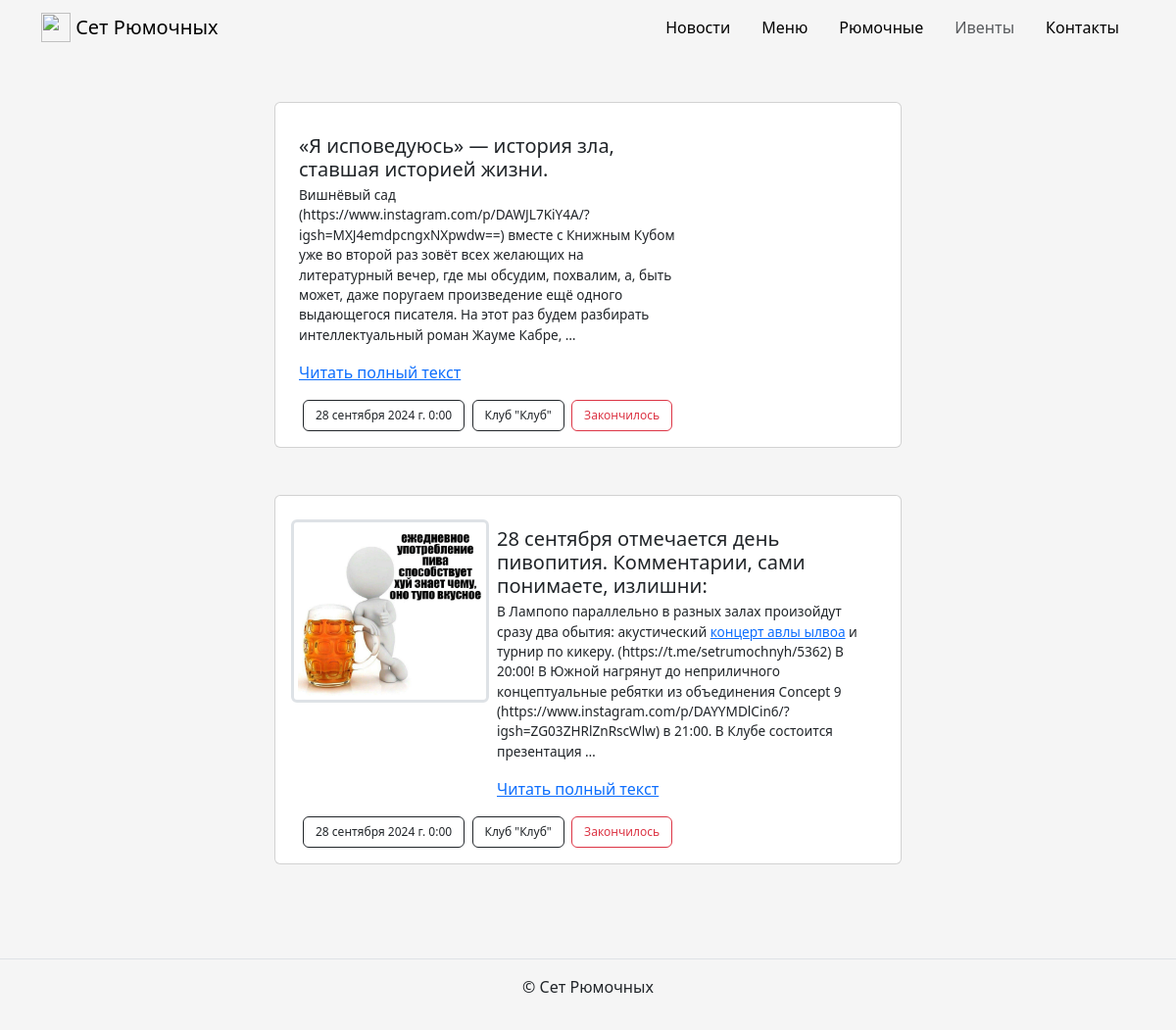
Screenshot of /events/ with the database file from the repository.
### app_setofshots/models.py (models this page shows, shortened)
class Event(Model):
    title = CharField(max_length=128, verbose_name='Ивент')
    description = TextField(
        max_length=1024,
        verbose_name='Описание',
        help_text=f'Для вставки красивых ссылок(чтобы можно было кликать '
                  'на слово)<br>следует использовать шаблон:<br>&lt;a hre'
                  'f="ССЫЛКА"&gt;КЛИКАБЕЛЬНЫЙ ТЕКСТ&lt;/a&gt;. Шаблон для'
                  ' удобства:<br><br>&lt;a href=""&gt;&lt;/a&gt;',
    )
    slug = SlugField(
        max_length=128, unique=True, verbose_name='Ссылка',
        help_text='Можно оставить пустым', blank=True,
    )
    start = DateTimeField(verbose_name='Дата и время')
    place = ForeignKey(
        to='Bar', related_name='ivents', on_delete=CASCADE,
        verbose_name='Место'
    )
    is_published = BooleanField(
        verbose_name='Опубликовано', blank=True, default=False
    )
    image = ImageField(
        upload_to='events_images',
        verbose_name='Фото',
        blank=True
    )
    class Meta:
        verbose_name = 'ивенты'
        verbose_name_plural = 'Ивент'
    def get_status(self):
        now = timezone.now()
        if self.start > now:
            return 'Ещё не началось'
        elif now <= self.start < now + timedelta(hours=3):
            return 'Уже началось'
        return 'Закончилось'

class Bar(Model):
    title = CharField(max_length=32, verbose_name='Бар')
    slug = SlugField(
        max_length=32, unique=True, verbose_name='Ссылка',
        help_text='Можно оставить пустым', blank=True,
    )
    description = TextField(max_length=1024, verbose_name='Описание')
    address = CharField(max_length=128, verbose_name='Адрес')
    work_time = TextField(
        max_length=1024, verbose_name='Часы работы', null=True
    )
    opening_year = IntegerField(verbose_name='Год открытия')
    image = ImageField(
        upload_to='bars_images',
        verbose_name='Фото',
        blank=True
    )
    is_published = BooleanField(
        verbose_name='Опубликовано', blank=True, default=False
    )
    class Meta:
        verbose_name = 'бар'
        verbose_name_plural = 'Бары'
    def __str__(self):
        return self.title

### app_setofshots/views.py (the view)
# urls.py: path('events/', events, name='events'),
def events(request):
    template = 'app_setofshots/events.html'
    _events = Event.objects.filter(
        is_published=True).order_by('-start')
    page_object = paginator(_events, request.GET.get('page'))
    context = {'page_obj': page_object}
    return render(request, template, context)

### app_setofshots/views.py (called while the page is built)
def paginator(object_list, page):
    _paginator = Paginator(
        object_list,
        settings.REST_FRAMEWORK['PAGE_SIZE']
    )
    return _paginator.get_page(page)

### templates/app_setofshots/events.html (shortened to what this page needs)
{% extends "base.html" %}
{% load static %}
{% block content %}
  {% for post in page_obj %}
    <article class="mb-5">
      {% include "includes/event_card.html" %}
    </article>
  {% endfor %}
{% endblock %}

### templates/includes/event_card.html (shortened to what this page needs)
<div class="col d-flex justify-content-center">
  <div class="card" style="width: 40rem;">
    <div class="row g-0">
      {% if post.image %}
        <div class="col-md-4">
          <a href="{% url 'app_setofshots:event' event_slug=post.slug %}">
            <img
              class="border-3 rounded img-fluid img-thumbnail"
              src="{{ post.image.url }}"
              alt="{{ post.title }}"
            >
          </a>
        </div>
      {% endif %}
      <div class="col-md-8">
        <div class="card-body">
          <h5 class="card-title">{{ post.title }}</h5>
          <p class="card-text">{{ post.description|truncatewords:40|safe }}</p>
          <a href="{% url 'app_setofshots:event' event_slug=post.slug %}" class="card-link">Читать полный текст</a>
        </div>
      </div>
      <div class="row">
        <div>
          <button type="button" class="btn btn-outline-dark">{{ post.start }}</button>
          <button type="button" class="btn btn-outline-dark">{{ post.place }}</button>
          <button
            type="button"
            class="{% if post.get_status == 'Ещё не началось' %}btn btn-outline-dark
                   {% elif post.get_status == 'Уже началось' %}btn btn-outline-success
                   {% else %}btn btn-outline-danger{% endif %}">
            {{ post.get_status }}
          </button>
          </div>
      </div>
    </div>
  </div>
</div>

### static/css/app_setofshots/styles.css (style rules this page uses)
body { background-color: whitesmoke; }

### static/css/app_setofshots/card.css (style rules this page uses)
.card { width: 30rem; padding: 1rem; }
.card-body { padding: 0.5rem; }
.card-title { font-size: 1.25rem; }
.card-text { font-size: 0.85rem; }
.btn { font-size: 0.75rem; margin-right: 0.2rem; }
.row { margin-top: 0.5rem; }
img { width: 5 rem; }

### rows the page displays
Event: title "«Я исповедуюсь» — история зла, ставшая историей жизни.", description "Вишнёвый сад (https://www.instagram.com/p/DAWJL7KiY4A/?igsh=MXJ4emdpcngxNXpwdw==) вместе с Книжным Кубом уже во второй раз зовёт всех желающих на литературный вечер, где мы обсудим, похвалим, а, быть может, даже поругаем произведение ещё одного выдающегося писателя. На этот раз будем разбирать интеллектуальный роман Жауме Кабре, …", start "28 сентября 2024 г. 0:00", place "Клуб \"Клуб\"", get_status "Закончилось"
Event: image (picture), title "28 сентября отмечается день пивопития. Комментарии, сами понимаете, излишни:", description "В Лампопо параллельно в разных залах произойдут сразу два обытия: акустический концерт авлы ылвоа и турнир по кикеру. (https://t.me/setrumochnyh/5362) В 20:00! В Южной нагрянут до неприличного концептуальные ребятки из объединения Concept 9 (https://www.instagram.com/p/DAYYMDlCin6/?igsh=ZG03ZHRlZnRscWlw) в 21:00. В Клубе состоится презентация …", start "28 сентября 2024 г. 0:00", place "Клуб \"Клуб\"", get_status "Закончилось"
